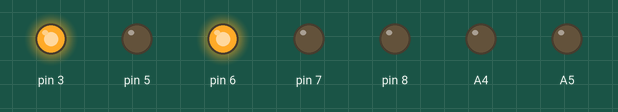
Recording of a sketch running on a simulated Arduino Uno, built with avr-gcc and run on an emulated ATmega328P. Shown: output pins drawn as LEDs (lit = HIGH).

Above: at 0.1 s.
At 2.1 s:
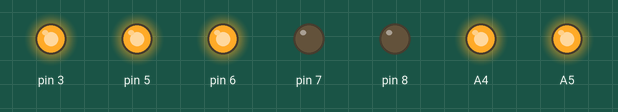
At 4.1 s:
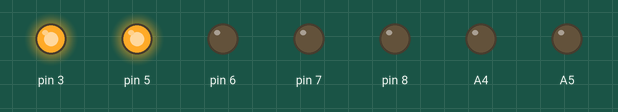
At 9.1 s:
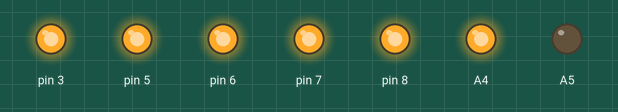
At 17.1 s:
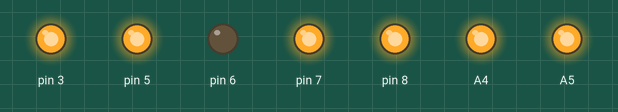
At 34.1 s:
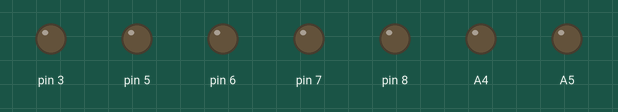
Timing chart, 0 to 40.0 s (numbered marks = the images above):
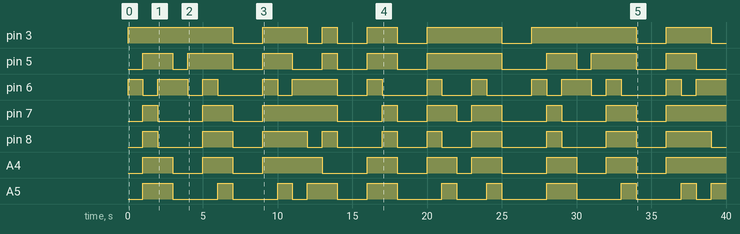

Measured:
- by itself, pin 3: LOW → HIGH at 0.00 s, → LOW 7.0 s later, → HIGH 2.0 s later, → LOW 3.0 s later, … (14 changes in this stretch)
- by itself, pin 5: LOW → HIGH at 1.0 s, → LOW 2.0 s later, → HIGH 1.0 s later, → LOW 3.0 s later, … (18 changes in this stretch)
- by itself, pin 6: LOW → HIGH at 0.00 s, → LOW 1.0 s later, → HIGH 1.0 s later, → LOW 2.0 s later, … (25 changes in this stretch)
- by itself, pin 7: LOW → HIGH at 1.0 s, → LOW 1.0 s later, → HIGH 3.0 s later, → LOW 2.0 s later, … (17 changes in this stretch)
- by itself, pin 8: LOW → HIGH at 1.0 s, → LOW 1.0 s later, → HIGH 3.0 s later, → LOW 2.0 s later, … (20 changes in this stretch)
- by itself, A4: LOW → HIGH at 1.0 s, → LOW 2.0 s later, → HIGH 2.0 s later, → LOW 2.0 s later, … (17 changes in this stretch)
- by itself, A5: LOW → HIGH at 1.0 s, → LOW 2.0 s later, → HIGH 3.0 s later, → LOW 1.0 s later, … (21 changes in this stretch)

The sketch:

rodrigo.ino
```cpp
void limpar() {
    digitalWrite(A5, LOW);
    digitalWrite(A4, LOW);
    digitalWrite(8, LOW);
    digitalWrite(7, LOW);
    digitalWrite(6, LOW);
    digitalWrite(5, LOW);
    digitalWrite(3, LOW);
}

void R(){
    digitalWrite(3, HIGH);
    digitalWrite(6, HIGH);
}

void O() {
    digitalWrite(8, HIGH);
    digitalWrite(7, HIGH);
    digitalWrite(A5, HIGH);
    digitalWrite(5, HIGH);
    digitalWrite(3, HIGH);
    digitalWrite(A4, HIGH);
}

void D() {
    digitalWrite(5, HIGH);
    digitalWrite(A5, HIGH);
    digitalWrite(A4, HIGH);
    digitalWrite(3, HIGH);
    digitalWrite(6, HIGH);
}

void I() {
    digitalWrite(5, HIGH);
    digitalWrite(3, HIGH);
}

void G() {
    digitalWrite(8, HIGH);
    digitalWrite(7, HIGH);
    digitalWrite(6, HIGH);
    digitalWrite(5, HIGH);
    digitalWrite(3, HIGH);
    digitalWrite(A4, HIGH);
}

void S() {
    digitalWrite(8, HIGH);
    digitalWrite(6, HIGH);
    digitalWrite(7, HIGH);
    digitalWrite(3, HIGH);
    digitalWrite(A4, HIGH);
}

void T() {
    digitalWrite(6, HIGH);
    digitalWrite(7, HIGH);
    digitalWrite(A5, HIGH);
    digitalWrite(A4, HIGH);
}

void A() {
    digitalWrite(8, HIGH);
    digitalWrite(7, HIGH);
    digitalWrite(6, HIGH);
    digitalWrite(5, HIGH);
    digitalWrite(3, HIGH);
    digitalWrite(A5, HIGH);
}


void U() {
    digitalWrite(7, HIGH);
    digitalWrite(3, HIGH);
    digitalWrite(5, HIGH);
    digitalWrite(A5, HIGH);
    digitalWrite(A4, HIGH);
}

void esperar() {
    delay(1000);
}

void setup() {
    pinMode(A5, OUTPUT);
    pinMode(A4, OUTPUT);
    pinMode(8, OUTPUT);
    pinMode(7, OUTPUT);
    pinMode(6, OUTPUT);
    pinMode(5, OUTPUT);
    pinMode(3, OUTPUT);
}

void loop() {
    // R
    limpar();
    R();
    esperar();

    //O
    limpar();
    O();
    esperar();

    //D
    limpar();
    D();
    esperar();

    // R
    limpar();
    R();
    esperar();

    // I
    limpar();
    I();
    esperar();

    // G
    limpar();
    G();
    esperar();

    // O
    limpar();
    O();
    esperar();

    // G
    limpar();
    esperar();
    esperar();
    G();
    esperar();

    // O
    limpar();
    O();
    esperar();

    // S
    limpar();
    S();
    esperar();

    // T
    limpar();
    T();
    esperar();

    // A
    limpar();
    A();
    esperar();

    // D
    limpar();
    esperar();
    esperar();
    D();
    esperar();

    // O
    limpar();
    O();
    esperar();

    // G
    limpar();
    esperar();
    esperar();
    G();
    esperar();

    // U
    limpar();
    U();
    esperar();

    // I
    limpar();
    I();
    esperar();

    // G
    limpar();
    G();
    esperar();

    // O
    limpar();
    O();
    esperar();
    limpar();
    esperar();
    esperar();
}
```
